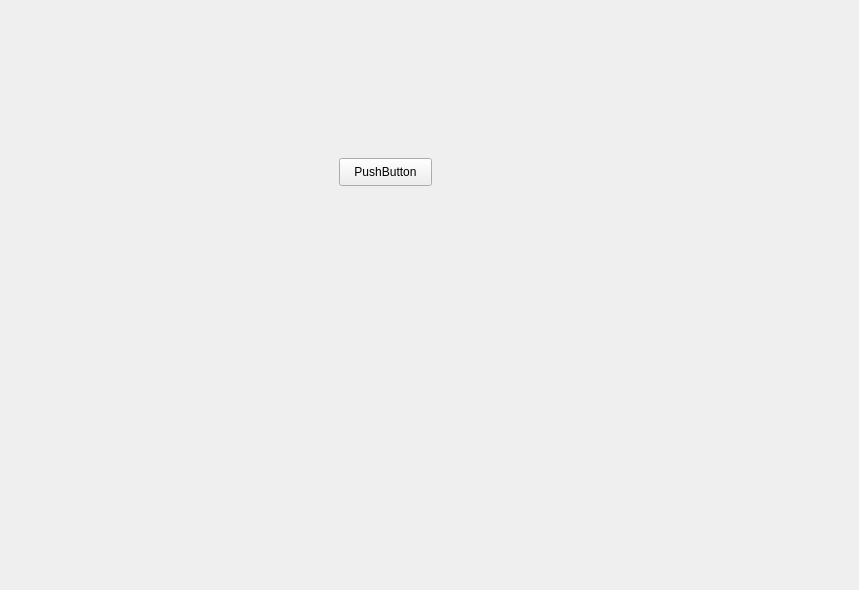
<?xml version="1.0" encoding="UTF-8"?>
<ui version="4.0">
 <class>MyWidget</class>
 <widget class="QWidget" name="MyWidget">
  <property name="geometry">
   <rect>
    <x>0</x>
    <y>0</y>
    <width>859</width>
    <height>590</height>
   </rect>
  </property>
  <property name="windowTitle">
   <string>Form</string>
  </property>
  <widget class="QWidget" name="widget" native="true">
   <property name="geometry">
    <rect>
     <x>-1</x>
     <y>-2</y>
     <width>861</width>
     <height>571</height>
    </rect>
   </property>
   <widget class="QPushButton" name="pushButton">
    <property name="geometry">
     <rect>
      <x>340</x>
      <y>160</y>
      <width>93</width>
      <height>28</height>
     </rect>
    </property>
    <property name="text">
     <string>PushButton</string>
    </property>
   </widget>
  </widget>
 </widget>
 <resources/>
 <connections/>
</ui>
